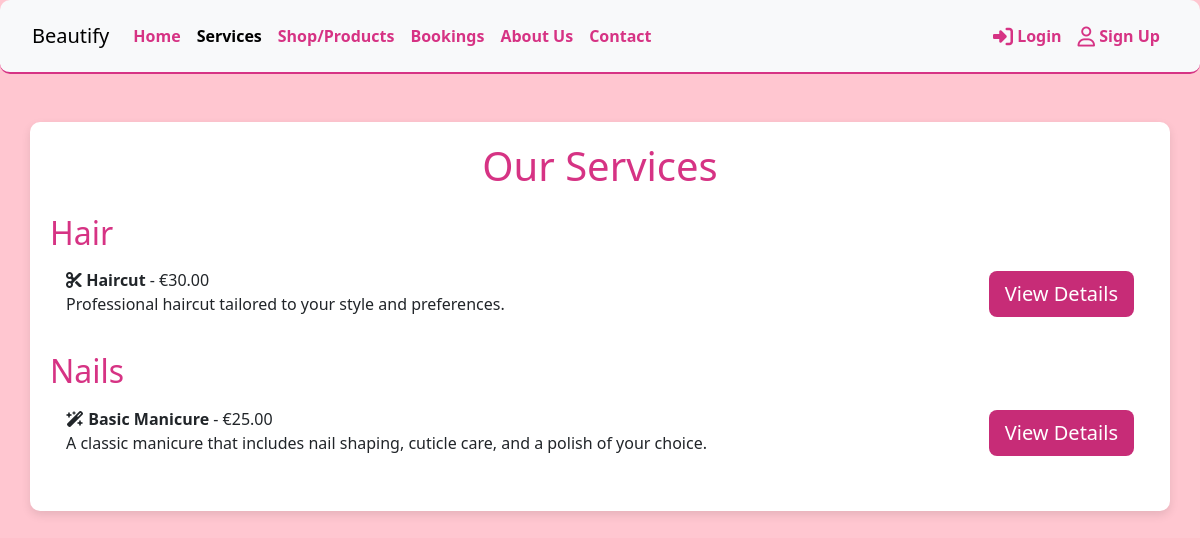
Page /services/ on the committed database.
### services/models.py (models this page shows, shortened)
class Category(models.Model):
    name = models.CharField(max_length=100)
    class Meta:
        verbose_name = "Service Category"
        verbose_name_plural = "Service Categories"

class Service(models.Model):
    category = models.ForeignKey(Category, on_delete=models.CASCADE, null=True)
    name = models.CharField(max_length=200)
    description = models.TextField(blank=True, default="")
    price = models.DecimalField(max_digits=10, decimal_places=2)
    duration = models.IntegerField(help_text="Duration in minutes", null=True, blank=True)
    image = models.ImageField(upload_to='services/', blank=True, default="default.jpg")
    special_offer = models.CharField(max_length=255, blank=True, null=True)

### services/views.py (the view)
# urls.py: path('', views.service_list, name="service_list"),
def service_list(request):
    categories = Category.objects.all()
    services = Service.objects.all()
    template = 'services/service_list.html'
    context = {'services': services, 'categories': categories}
    return render(request, template, context)

### services/templates/services/service_list.html
{% extends 'base.html' %}
{% load static %}
{% block content %}
<div class="container mt-5">
    <h1 class="text-center mb-4">Our Services</h1>
    {% for category in categories %}
        <h2 class="mt-4">{{ category.name }}</h2>
        <ul class="list-group mb-4">
            {% for service in services %}
                {% if service.category == category %}
                    <li class="list-group-item d-flex justify-content-between align-items-center">
                        <div>
                            <strong>{% if service.category.name == 'Hair' %}<i class="fa-solid fa-scissors"></i>
                            {% elif service.category.name == 'Nails' %}<i class="fa-solid fa-wand-magic-sparkles"></i>
                            {% endif %} {{ service.name }}</strong> - €{{ service.price }}
                            <p class="mb-1">{{ service.description|truncatewords:20 }}</p>
                        </div>
                        <a href="{% url 'service_detail' service.id %}" class="btn btn-lg btn-service">View Details</a>
                    </li>
                {% endif %}
            {% endfor %}
        </ul>
    {% endfor %}
</div>
{% endblock %}

### static/css/styles.css (style rules this page uses)
body { background-color: rgba(255, 192, 203, 0.9) !important; }
.container { background-color: white; border-radius: 10px; box-shadow: 0 4px 10px rgba(0, 0, 0, 0.1); padding: 20px; }
h1, h2 { color: #d63384 !important; }
.list-group-item { border: none !important; }
.btn-service { background-color: #c72c77; color: white; border: none; }

### rows in the picture
Category: name "Hair"
Service: name "Haircut", price "30.00", description "Professional haircut tailored to your style and preferences."
Category: name "Nails"
Service: name "Basic Manicure", price "25.00", description "A classic manicure that includes nail shaping, cuticle care, and a polish of your choice."
